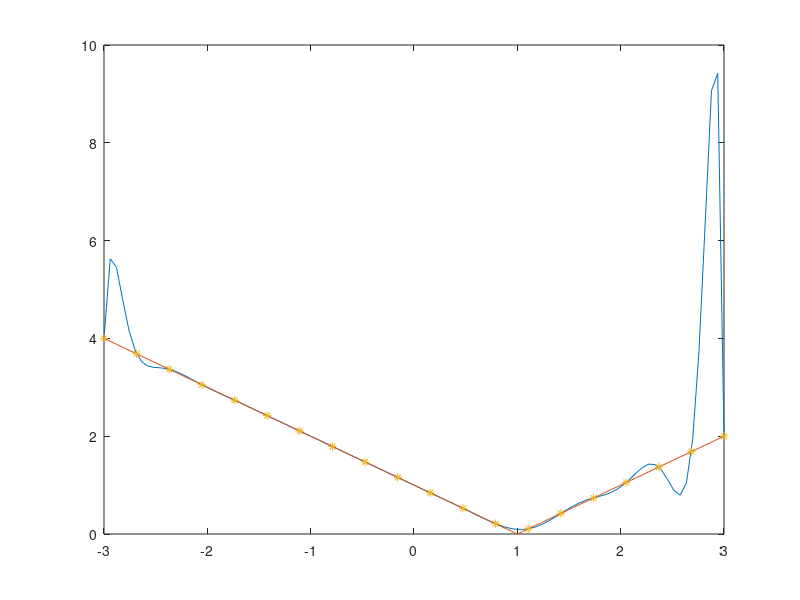

Here is the MATLAB script that generated this plot:
%% Ex. 3 - Scheda Interpolazione
%clc
clear
close all 

x = linspace(-3, 3);

% Le 2 funzioni da testare
%f = @(x) exp(x) .* cos(4*x);
f = @(x) abs(x-1);

nodes = 20;
space = linspace(-3, 3, nodes);
ys = f(space);

van = vander(space);
coeffs = van\ys';

plot(x, polyval(coeffs, x));
hold on;
plot(x, f(x));
hold on;
plot(space, polyval(coeffs, space), '*');

y_interp = polyval(coeffs, x);
y_exact = f(x);
errf = norm(abs(y_interp - y_exact), 'inf')